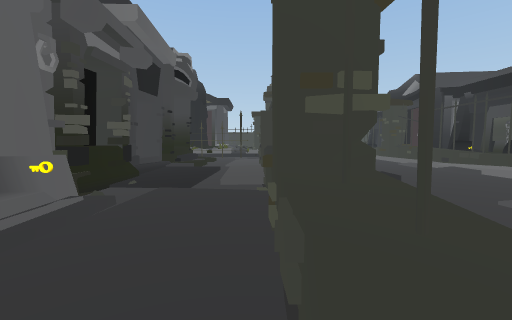
View 1 (above)

24 first-person views from a walk through a scene from a Unity 3-D project. The camera is 1.4 m above the floor, tilts 4° down and sees 90° across. The floor is counted in squares, 2 m on a side. Each view is taken from the middle of a square. On the plan, view 1 faces up. The plan holds only what a view shows up to about 9 squares ahead; the rest is blank. The place goes on beyond the plan. The player character is not drawn. Some animated figures are not drawn.

View 2
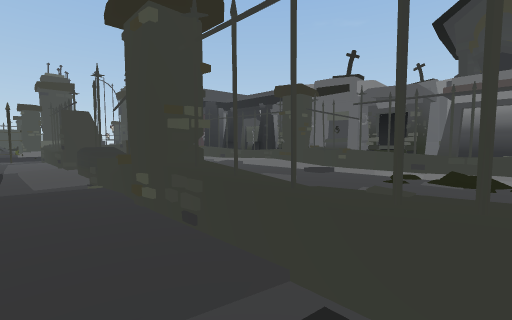

View 3
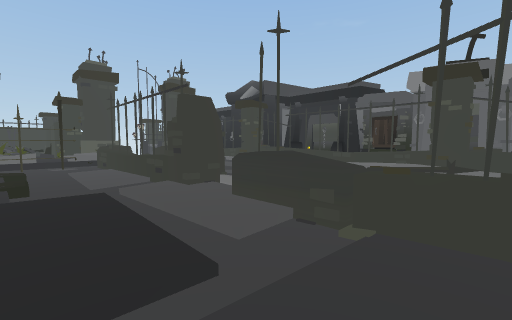

View 4
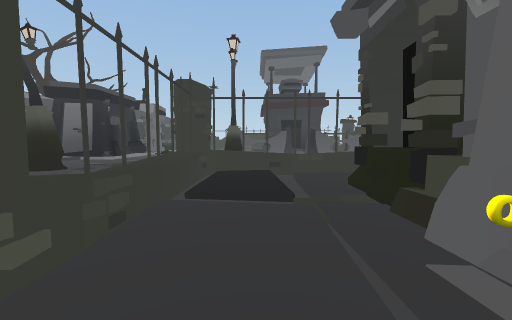

View 5
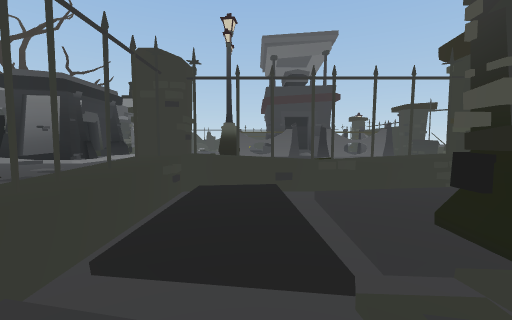

View 6
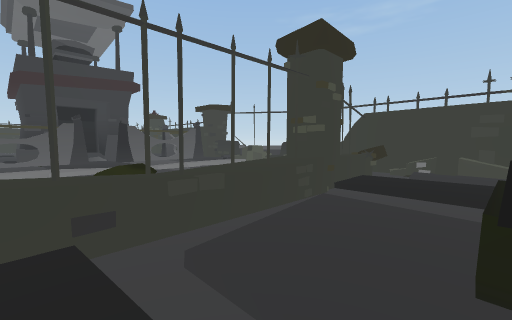

View 7
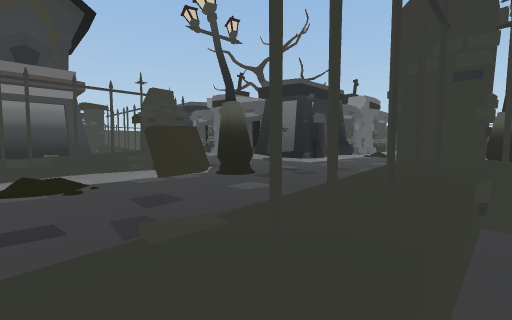

View 8
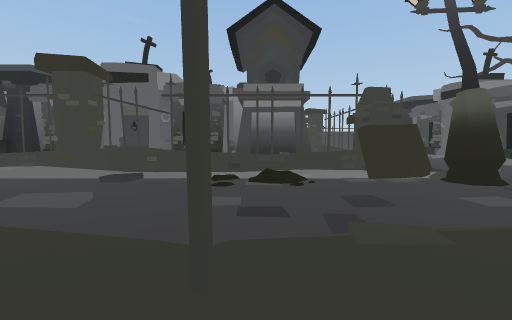

View 9
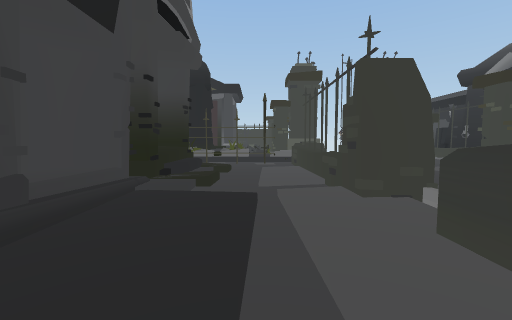

View 10
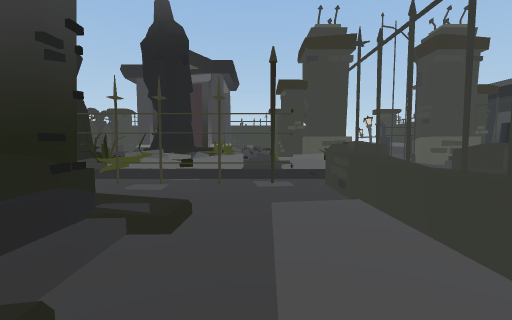

View 11
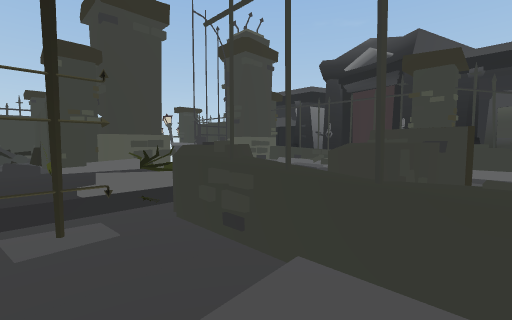

View 12
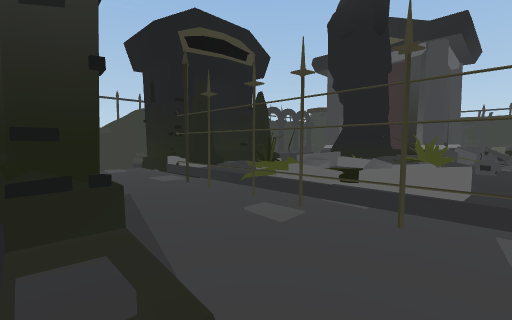

View 13
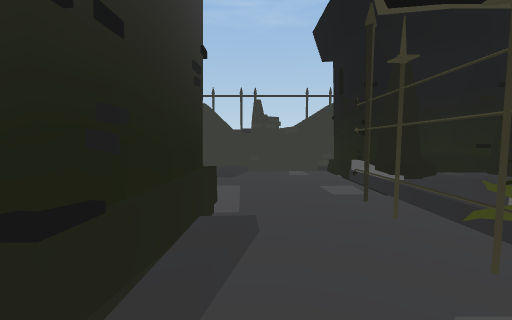

View 14
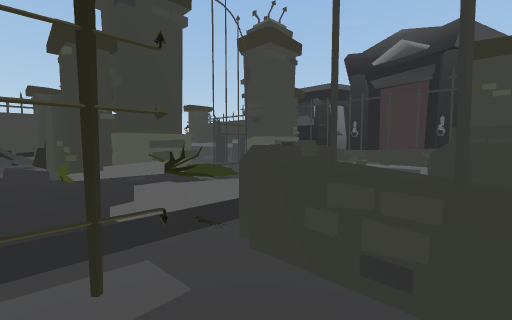

View 15
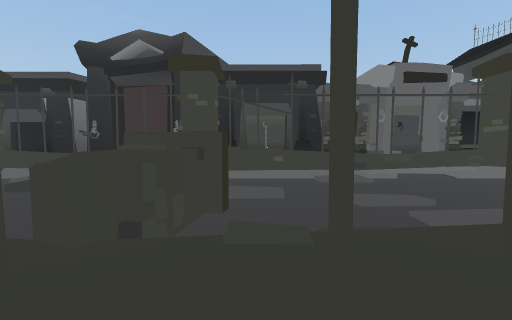

View 16
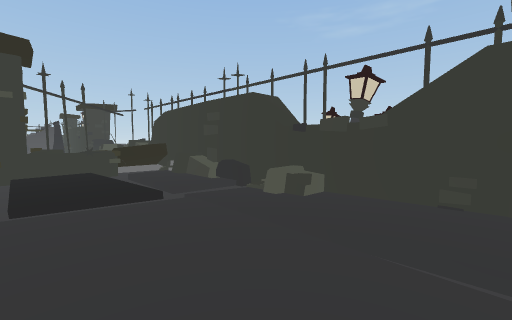

View 17
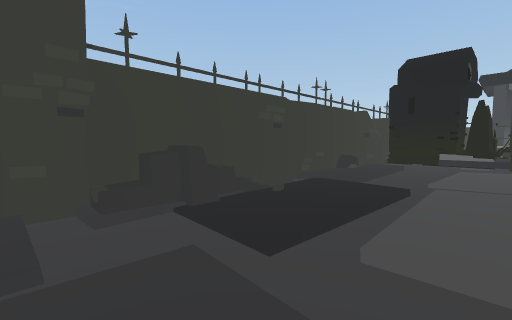

View 18
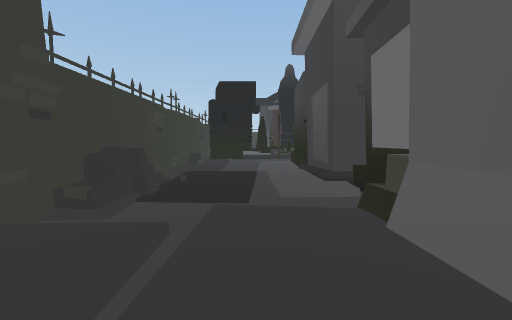

View 19
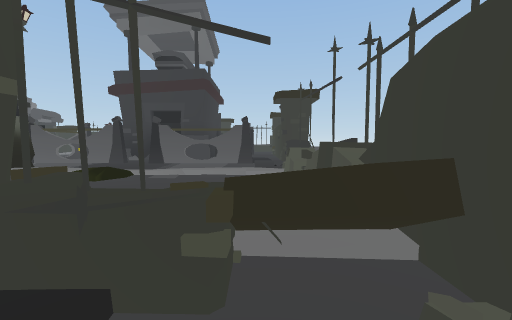

View 20
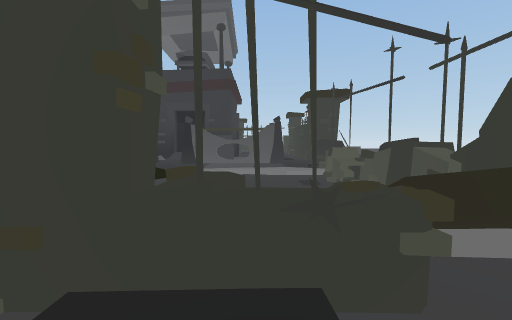

View 21
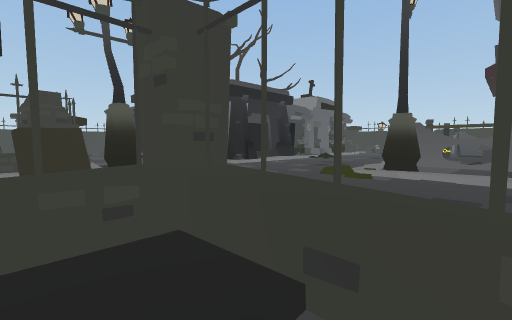

View 22
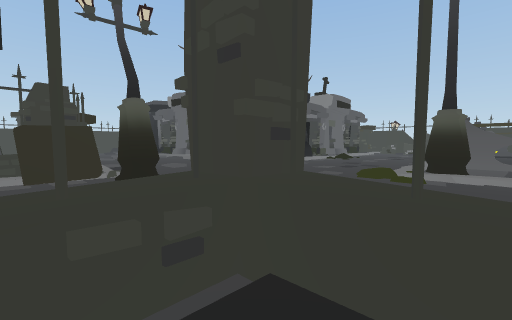

View 23
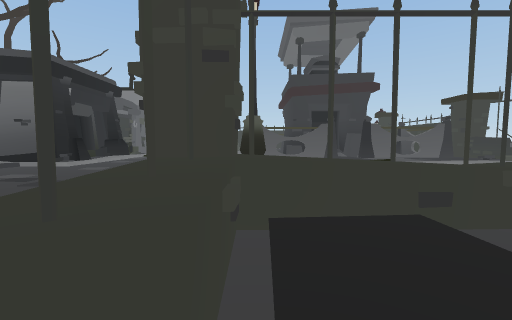

View 24
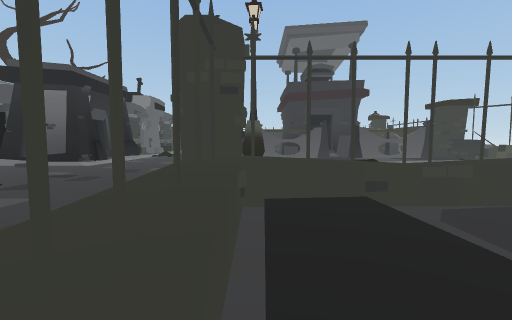

### Floor plan
Key: @ floor where view 1 was taken; # wall or solid block; x gap in a wall; . main floor; : floor 0.25 m higher than the main floor; + floor 0.5 m higher than the main floor; * floor 0.75 m higher than the main floor; % floor 1 m higher than the main floor; & floor 1.5 m higher than the main floor; / step, stairs or slope; = window, fence, low wall or low ledge; ^ raised ledge; O other object.
Columns run from 10 left of view 1 to 10 right of it. Each row starts with its distance up from view 1.
 18        ##=#
 17       ##==##  ###
 16      ###/  ##..##
 15     ##//#=//=...# ##
 14    ##=   ++/...:=
 13   ###=##=+//....# /#
 12   #..####x##.. .# ##
 11   #...=.../=^#  #  #
 10   #+.:##/./=....=  ##
  9  ##:.:##/.=/....=###
  8  #::./##/.=/...:= ##
  7  #.:::#/::#/ ...=
  6  #+:.:##:.:/ ...=
  5  #%:.:##:.^^ ...=  #
  4  #*../##..#/ ...#  ##
  3  ##:::##::=^.:.:^  ##
  2  ^#:::##O:##....^  #
  1 #^^::: #::#/....^  #
  0 #x#..: #:.@=...:^  ##
 -1   #::.##::/=....^  ##
 -2   #::..:::=/...:^  #
 -3   #=^#^^^^^/...#   #
 -4   #/=//+/+/ ...#...
 -5   #          ......
 -6  &/     ..   ..:.:.
 -7  =#:....:.........
 -8  ==.:::+.::=.....:.
 -9  #=..:.:..::....####
-10  =#########+...:/

Positions as (right, up) in squares from view 1, and headings:
1: (0, 0), facing up
2: (-1, -1), facing up-right
3: (-2, 3), facing up-right
4: (-1, 3), facing down
5: (-1, 1), facing down
6: (-1, -1), facing down-left
7: (0, 0), facing down-right
8: (0, 0), facing right
9: (-1, 4), facing up
10: (-1, 8), facing up
11: (-1, 10), facing up-right
12: (-1, 10), facing up-left
13: (-2, 11), facing left
14: (-1, 11), facing up-right
15: (0, 10), facing right
16: (-5, 3), facing down-left
17: (-5, 3), facing up-left
18: (-6, 1), facing up
19: (-7, -2), facing down
20: (-6, -2), facing down
21: (-2, -2), facing down-right
22: (-1, -2), facing down-right
23: (0, -1), facing down
24: (0, 0), facing down
